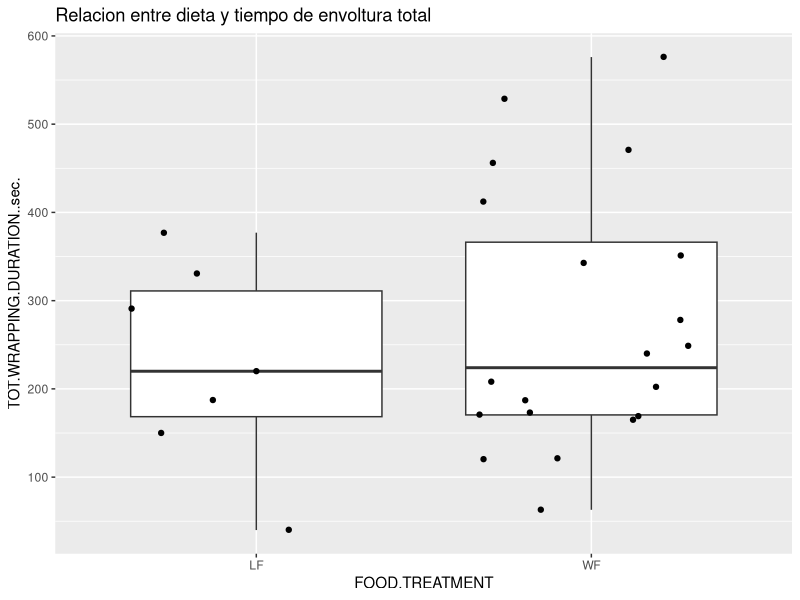
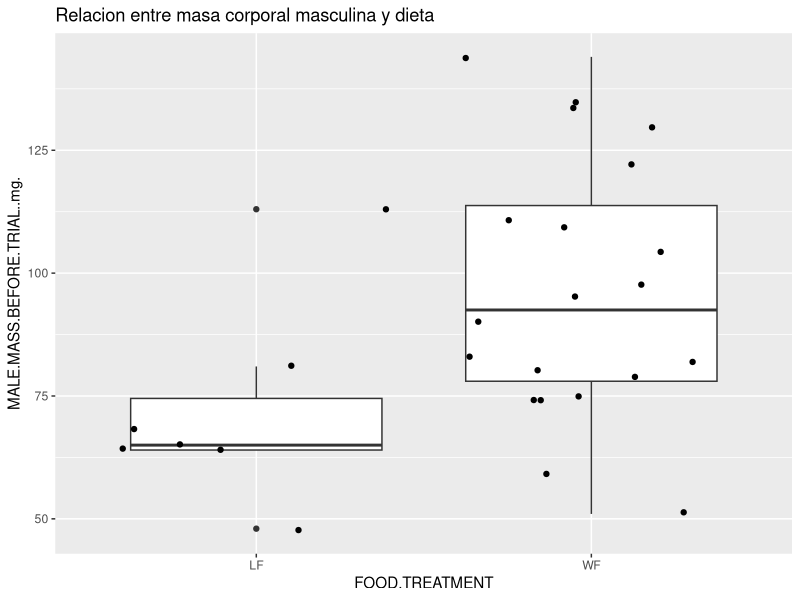
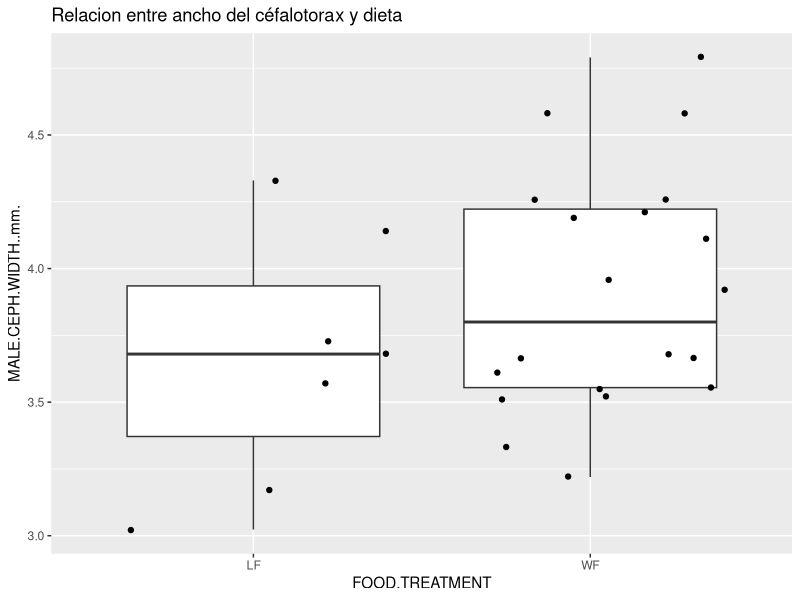
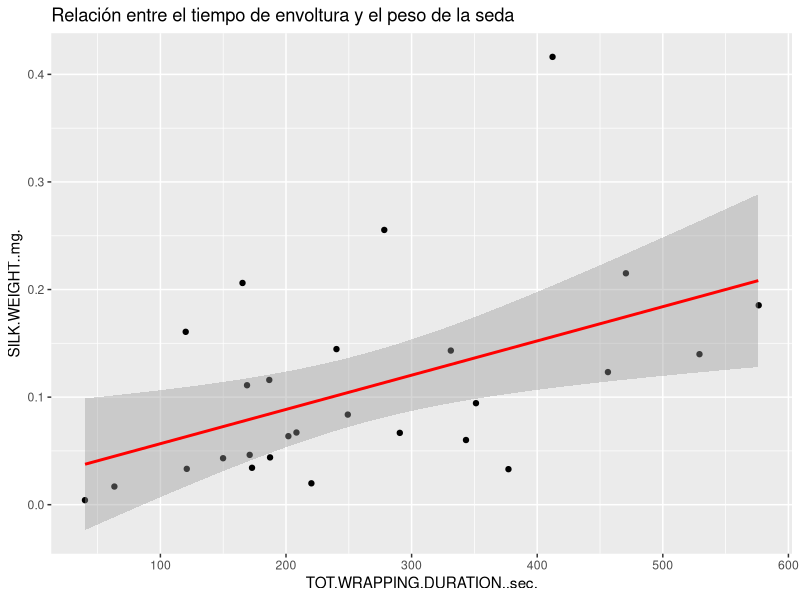
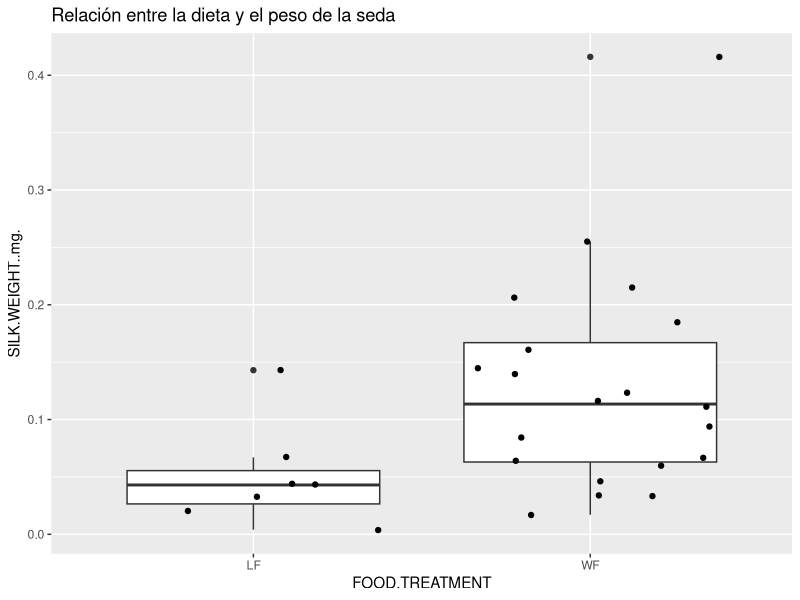

Source code (R) for these figures, in order:
## ---- chunk 1
knitr::opts_chunk$set(echo = TRUE)
## ---- chunk 2
library('dplyr')
library('ggplot2')
## ---- chunk 3
mydataspi <- read.csv("mi_tabla.csv", row.names = NULL)
## ---- chunk 4
colsel <- select(mydataspi, FOOD.TREATMENT, SILK.WEIGHT..mg., TOT.WRAPPING.DURATION..sec., MALE.CEPH.WIDTH..mm., MALE.MASS.BEFORE.TRIAL..mg.)
knitr::kable(head(colsel, 10), align = 'c', caption = "Tabla 1: Vista general datos") 
## ---- chunk 5
mydataspi %>% 
  ggplot(aes(x=FOOD.TREATMENT,TOT.WRAPPING.DURATION..sec. )) +
  geom_boxplot() +
  ggtitle("Relacion entre dieta y tiempo de envoltura total") +
  geom_jitter()
## ---- chunk 6
mydataspi %>% 
  ggplot(aes(x=FOOD.TREATMENT, y=MALE.MASS.BEFORE.TRIAL..mg.)) +
  geom_boxplot() +
  ggtitle("Relacion entre masa corporal masculina y dieta") +
  geom_jitter()
## ---- chunk 7
mydataspi %>% 
  ggplot(aes(x=FOOD.TREATMENT, y=MALE.CEPH.WIDTH..mm.)) +
  geom_boxplot() +
  ggtitle("Relacion entre ancho del céfalotorax y dieta") +
  geom_jitter()
## ---- chunk 8
mydataspi %>% 
  ggplot(aes(x=TOT.WRAPPING.DURATION..sec., y=SILK.WEIGHT..mg.)) +
  geom_jitter() +
  ggtitle("Relación entre el tiempo de envoltura y el peso de la seda") + 
  geom_smooth(method = "lm", color = "red")
  
## ---- chunk 9
modelo <- lm(SILK.WEIGHT..mg. ~ TOT.WRAPPING.DURATION..sec., data = mydataspi)
summary(modelo)
## ---- chunk 10
mydataspi %>% 
  ggplot(aes(x=FOOD.TREATMENT, y=SILK.WEIGHT..mg.)) +
  geom_boxplot() +
  ggtitle("Relación entre la dieta y el peso de la seda") +
  geom_jitter()
